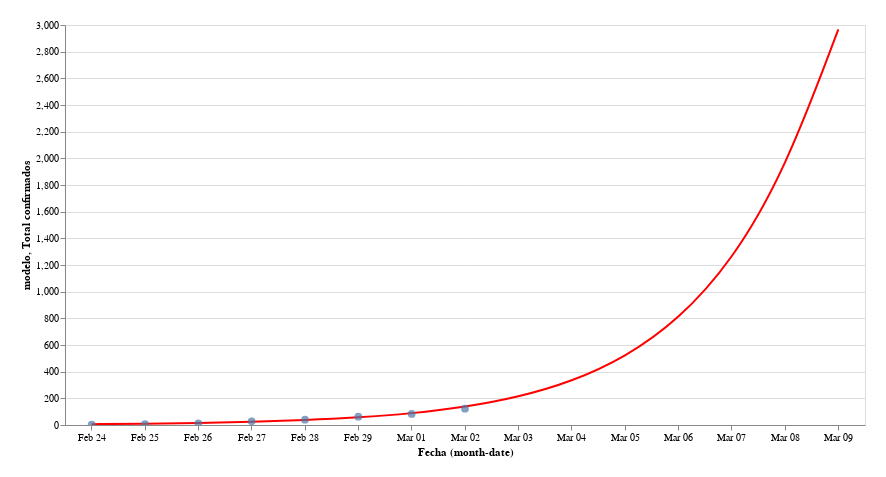

Notebook code for this chart:
### Markdown cell above
## Real (puntos) y predicción (curva)

### Code cell
#collapse

import requests
import pandas as pd
from io import BytesIO
import numpy as np
import altair as alt
import datetime

# get data
response = requests.get('https://docs.google.com/spreadsheet/ccc?key=1FwOXbkWeuS1LHrKxhSfepGtsgQ6iIEQZmWig_JKo8z0&output=csv')
assert response.status_code == 200, 'Wrong status code'
data = response.content
df = pd.read_csv(BytesIO(data), parse_dates=['Fecha'], dayfirst=True)

df = df[25:33][['Fecha','Total confirmados']]
df['dias'] = np.array(range(len(df)))
df['log(Total confirmados)'] = np.log(df['Total confirmados'])
df = df.reset_index(drop=True)

y = np.array(df['log(Total confirmados)'])
x = np.array(df['dias'])
a,b = np.polyfit(x, y, 1, w=y)

preds = []
pred_span = 7
for i in range(len(x)+pred_span):
    log_pred = a*i + b
    pred = np.e**log_pred
    preds.append(pred)
    
df['modelo'] = preds[0:len(x)]

for ii in range(pred_span):
    i = ii+len(x)
    df.loc[i,'Fecha'] = df.loc[i-1,'Fecha'] + datetime.timedelta(days=1)
    df.loc[i,'dias'] = df.loc[i-1,'dias']
    df.loc[i,'modelo'] = preds[ii+len(x)]
    
source = df
nearest = alt.selection(type='single', nearest=True, on='mouseover',
                        fields=['modelo'], empty='none')

# The basic line
line = alt.Chart(source).mark_line(interpolate='basis').encode(
    x='monthdate(Fecha):O',
    y='modelo:Q',
    color=alt.value("#FF0000")
)

scatter = alt.Chart(source).mark_circle(size=60).encode(
    x='monthdate(Fecha):O',
    y='Total confirmados',
    tooltip=['Total confirmados']
).interactive()

# Transparent selectors across the chart. This is what tells us
# the x-value of the cursor
selectors = alt.Chart(source).mark_point().encode(
    x='monthdate(Fecha):O',
    opacity=alt.value(0),
).add_selection(
    nearest
)

# Draw points on the line, and highlight based on selection
points = line.mark_point().encode(
    opacity=alt.condition(nearest, alt.value(1), alt.value(0))
)

# Draw text labels near the points, and highlight based on selection
text = line.mark_text(align='left', dx=5, dy=-5).encode(
    text=alt.condition(nearest, 'modelo:Q', alt.value(' '))
)

# Draw a rule at the location of the selection
rules = alt.Chart(source).mark_rule(color='gray').encode(
    x='monthdate(Fecha):O',
).transform_filter(
    nearest
)


# Put the five layers into a chart and bind the data
alt.layer(
    line, selectors, points, rules, text, scatter
).properties(
    width=800, height=400
).configure(
    padding=20
)

### Figure 1 — Vega-Lite specification as saved in the notebook (floating-point values rounded to 4 significant figures)
{"config": {"view": {"continuousWidth": 400, "continuousHeight": 300}, "padding": 20}, "layer": [{"mark": {"type": "line", "interpolate": "basis"}, "encoding": {"color": {"value": "#FF0000"}, "x": {"type": "ordinal", "field": "Fecha", "timeUnit": "monthdate"}, "y": {"type": "quantitative", "field": "modelo"}}}, {"mark": "point", "encoding": {"opacity": {"value": 0}, "x": {"type": "ordinal", "field": "Fecha", "timeUnit": "monthdate"}}, "selection": {"selector003": {"type": "single", "nearest": true, "on": "mouseover", "fields": ["modelo"], "empty": "none"}}}, {"mark": "point", "encoding": {"color": {"value": "#FF0000"}, "opacity": {"condition": {"value": 1, "selection": "selector003"}, "value": 0}, "x": {"type": "ordinal", "field": "Fecha", "timeUnit": "monthdate"}, "y": {"type": "quantitative", "field": "modelo"}}}, {"mark": {"type": "rule", "color": "gray"}, "encoding": {"x": {"type": "ordinal", "field": "Fecha", "timeUnit": "monthdate"}}, "transform": [{"filter": {"selection": "selector003"}}]}, {"mark": {"type": "text", "align": "left", "dx": 5, "dy": -5}, "encoding": {"color": {"value": "#FF0000"}, "text": {"condition": {"type": "quantitative", "field": "modelo", "selection": "selector003"}, "value": " "}, "x": {"type": "ordinal", "field": "Fecha", "timeUnit": "monthdate"}, "y": {"type": "quantitative", "field": "modelo"}}}, {"mark": {"type": "circle", "size": 60}, "encoding": {"tooltip": [{"type": "quantitative", "field": "Total confirmados"}], "x": {"type": "ordinal", "field": "Fecha", "timeUnit": "monthdate"}, "y": {"type": "quantitative", "field": "Total confirmados"}}, "selection": {"selector004": {"type": "interval", "bind": "scales", "encodings": ["x", "y"]}}}], "data": {"name": "data-c3f067f227a7227bc8e2ac6a720e49df"}, "height": 400, "width": 800, "$schema": "https://vega.github.io/schema/vega-lite/v4.0.2.json", "datasets": {"data-c3f067f227a7227bc8e2ac6a720e49df": [{"Fecha": "2020-02-24T00:00:00", "Total confirmados": 3.0, "dias": 0.0, "log(Total confirmados)": 1.099, "modelo": 6.07}, {"Fecha": "2020-02-25T00:00:00", "Total confirmados": 7.0, "dias": 1.0, "log(Total confirmados)": 1.946, "modelo": 9.446}, {"Fecha": "2020-02-26T00:00:00", "Total confirmados": 13.0, "dias": 2.0, "log(Total confirmados)": 2.565, "modelo": 14.7}, {"Fecha": "2020-02-27T00:00:00", "Total confirmados": 28.0, "dias": 3.0, "log(Total confirmados)": 3.332, "modelo": 22.88}, {"Fecha": "2020-02-28T00:00:00", "Total confirmados": 40.0, "dias": 4.0, "log(Total confirmados)": 3.689, "modelo": 35.6}, {"Fecha": "2020-02-29T00:00:00", "Total confirmados": 62.0, "dias": 5.0, "log(Total confirmados)": 4.127, "modelo": 55.41}, {"Fecha": "2020-03-01T00:00:00", "Total confirmados": 83.0, "dias": 6.0, "log(Total confirmados)": 4.419, "modelo": 86.23}, {"Fecha": "2020-03-02T00:00:00", "Total confirmados": 122.0, "dias": 7.0, "log(Total confirmados)": 4.804, "modelo": 134.2}, {"Fecha": "2020-03-03T00:00:00", "Total confirmados": null, "dias": 7.0, "log(Total confirmados)": null, "modelo": 208.9}, {"Fecha": "2020-03-04T00:00:00", "Total confirmados": null, "dias": 7.0, "log(Total confirmados)": null, "modelo": 325.0}, {"Fecha": "2020-03-05T00:00:00", "Total confirmados": null, "dias": 7.0, "log(Total confirmados)": null, "modelo": 505.9}, {"Fecha": "2020-03-06T00:00:00", "Total confirmados": null, "dias": 7.0, "log(Total confirmados)": null, "modelo": 787.3}, {"Fecha": "2020-03-07T00:00:00", "Total confirmados": null, "dias": 7.0, "log(Total confirmados)": null, "modelo": 1225.0}, {"Fecha": "2020-03-08T00:00:00", "Total confirmados": null, "dias": 7.0, "log(Total confirmados)": null, "modelo": 1907.0}, {"Fecha": "2020-03-09T00:00:00", "Total confirmados": null, "dias": 7.0, "log(Total confirmados)": null, "modelo": 2967.0}]}}
